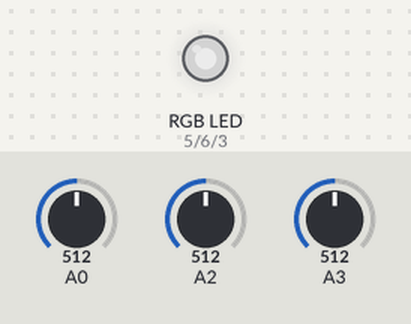
Bench run of a sketch on a simulated Arduino Uno, built with avr-gcc and run on an emulated ATmega328P. Parts: an RGB LED mixed from three pins (HIGH = lit). The test bench sets the inputs (shaded band); at power-on: A0 = 512, A2 = 512, A3 = 512. Dim RGB values are drawn brighter than linear.

Above: at 1.8 s.
1.9 s: A0 set to 306
At 2.8 s:
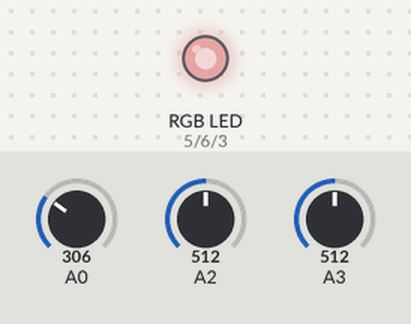
3.5 s: A2 set to 306
At 4.3 s:
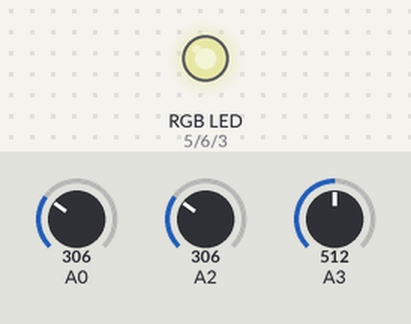
5.5 s: A3 set to 306
At 7.1 s:
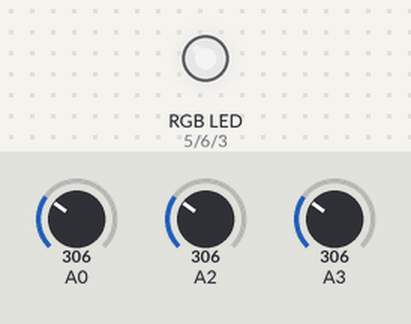
7.5 s: A0 set to 122
At 8.7 s:
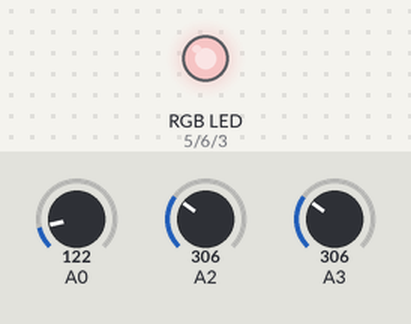
9.5 s: A2 set to 122
At 11.2 s:
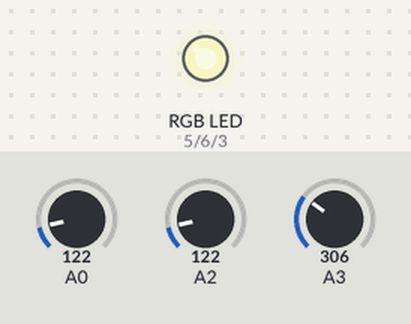
11.5 s: A3 set to 122
At 12.9 s:
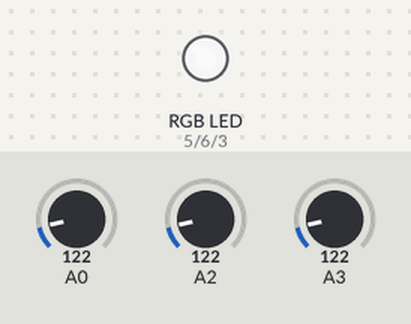
Timing chart, 0 to 14.5 s (numbered marks = the images above; inputs shaded):
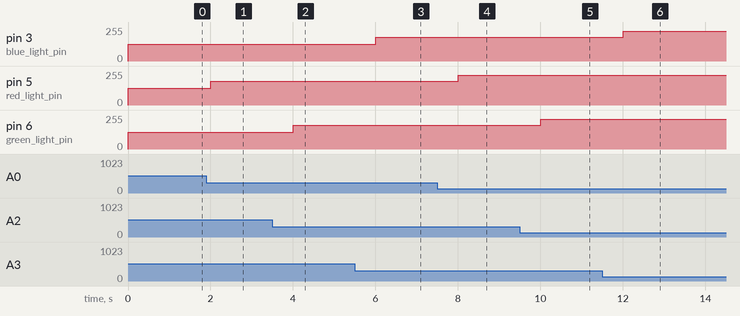

The sketch:

9potentiometer.ino
```cpp
int red_light_pin= 5;

int green_light_pin = 6; int blue_light_pin = 3;

unsigned int red, green, blue;

void setup()

{

pinMode(red_light_pin, OUTPUT); pinMode(green_light_pin, OUTPUT); pinMode(blue_light_pin, OUTPUT);

}

void loop()

{

red = analogRead(A0); red = (red/4);

green = analogRead(A2); green = (green/4);

blue = analogRead(A3); blue = (blue/4);

RGB_color(255-red, 255-green, 255-blue); delay(1000);

}

void RGB_color(int red_light_value, int green_light_value, int blue_light_value)

{

analogWrite(red_light_pin, red_light_value); analogWrite(green_light_pin, green_light_value);

analogWrite(blue_light_pin, blue_light_value);

}
```

Measured:
- after the input at 1.9 s, pin 5 (red_light_pin): 127/255 → 179/255 after 0.10 s
- after the input at 3.5 s, pin 6 (green_light_pin): 127/255 → 179/255 after 0.50 s
- after the input at 5.5 s, pin 3 (blue_light_pin): 127/255 → 179/255 after 0.50 s
- after the input at 7.5 s, pin 5 (red_light_pin): 179/255 → 225/255 after 0.50 s
- after the input at 9.5 s, pin 6 (green_light_pin): 179/255 → 225/255 after 0.50 s
- after the input at 11.5 s, pin 3 (blue_light_pin): 179/255 → 225/255 after 0.50 s
